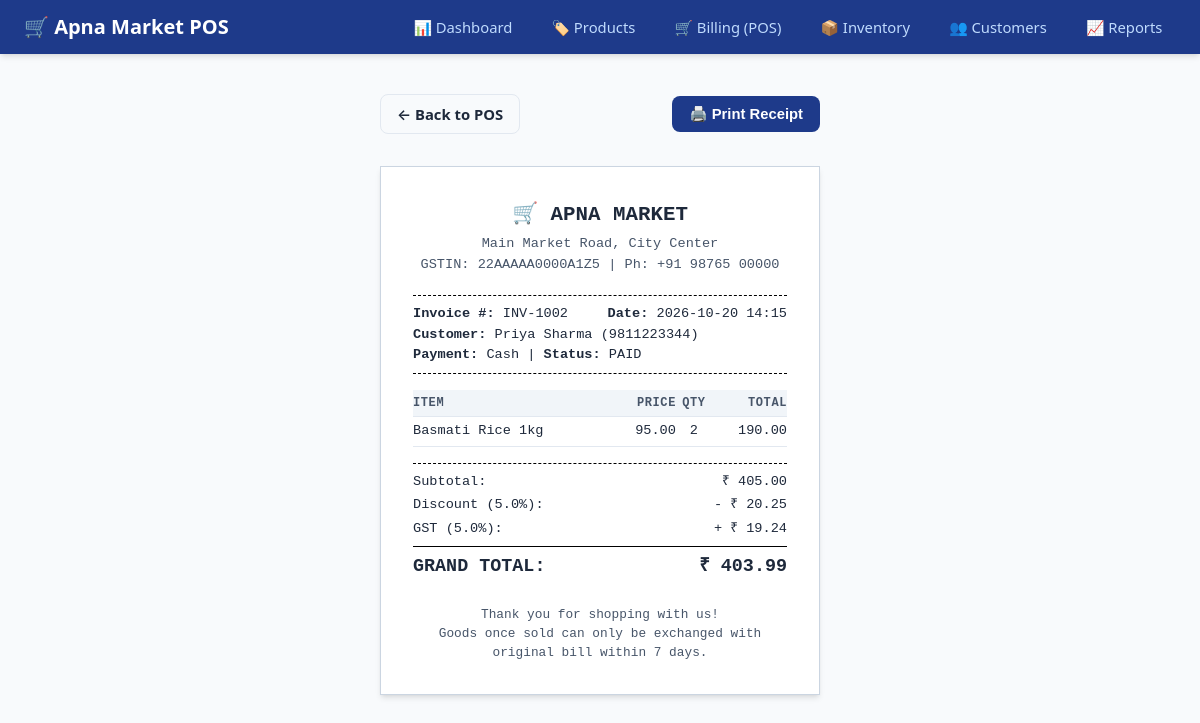
Page /receipt/2 on the committed database.
### tables this page shows
CREATE TABLE sales (
            id INTEGER PRIMARY KEY AUTOINCREMENT,
            invoice_no TEXT UNIQUE NOT NULL,
            customer_id INTEGER,
            customer_name TEXT,
            customer_phone TEXT,
            subtotal REAL NOT NULL,
            discount_pct REAL DEFAULT 0.0,
            discount_amt REAL DEFAULT 0.0,
            gst_pct REAL DEFAULT 0.0,
            gst_amt REAL DEFAULT 0.0,
            grand_total REAL NOT NULL,
            payment_method TEXT DEFAULT 'Cash',
            cashier TEXT DEFAULT 'Admin',
            sold_at TEXT NOT NULL
        );

CREATE TABLE sale_items (
            id INTEGER PRIMARY KEY AUTOINCREMENT,
            sale_id INTEGER NOT NULL,
            product_id INTEGER NOT NULL,
            sku TEXT,
            product_name TEXT NOT NULL,
            cost_price REAL NOT NULL,
            unit_price REAL NOT NULL,
            qty INTEGER NOT NULL,
            line_total REAL NOT NULL,
            FOREIGN KEY (sale_id) REFERENCES sales(id)
        );

### pos-system/app.py (the view)
@app.route('/receipt/<int:sale_id>')
def receipt(sale_id):
    db = get_db()
    sale = db.execute("SELECT * FROM sales WHERE id = ?", (sale_id,)).fetchone()
    if not sale:
        flash("Receipt / Sale not found.", "warning")
        return redirect(url_for('dashboard'))
    items = db.execute("SELECT * FROM sale_items WHERE sale_id = ?", (sale_id,)).fetchall()
    return render_template('receipt.html', sale=sale, items=items)

### pos-system/app.py (called while the page is built)
def get_db():
    if 'db' not in g:
        g.db = sqlite3.connect(app.config['DATABASE'])
        g.db.row_factory = sqlite3.Row
        g.db.execute("PRAGMA foreign_keys = ON")
    return g.db

### pos-system/templates/receipt.html (shortened to what this page needs)
{% extends "base.html" %}
{% block content %}
<div class="no-print" style="display: flex; justify-content: space-between; align-items: center; max-width: 440px; margin: 1rem auto;">
  <a href="{{ url_for('billing') }}" class="btn btn-outline">← Back to POS</a>
  <button type="button" class="btn btn-primary" onclick="window.print()">🖨️ Print Receipt</button>
</div>
<div class="receipt-wrapper">
  <div style="text-align: center; margin-bottom: 1.25rem;">
    <h2 style="font-size: 1.3rem; margin-bottom: 0.25rem;">🛒 APNA MARKET</h2>
    <p style="font-size: 0.85rem; color: #475569;">
      Main Market Road, City Center<br>
      GSTIN: 22AAAAA0000A1Z5 | Ph: +91 98765 00000
    </p>
  </div>
  <div style="border-top: 1px dashed #000; border-bottom: 1px dashed #000; padding: 0.5rem 0; font-size: 0.85rem; margin-bottom: 1rem;">
    <div style="display: flex; justify-content: space-between;">
      <span><strong>Invoice #:</strong> {{ sale.invoice_no }}</span>
      <span><strong>Date:</strong> {{ sale.sold_at[:16] }}</span>
    </div>
    <div><strong>Customer:</strong> {{ sale.customer_name }} ({{ sale.customer_phone }})</div>
    <div><strong>Payment:</strong> {{ sale.payment_method }} | <strong>Status:</strong> PAID</div>
  </div>
  <table style="width: 100%; border-collapse: collapse; font-size: 0.85rem; margin-bottom: 1rem;">
    <thead>
      <tr style="border-bottom: 1px solid #000;">
        <th style="padding: 4px 0; text-align: left;">Item</th>
        <th style="padding: 4px 0; text-align: right;">Price</th>
        <th style="padding: 4px 0; text-align: center;">Qty</th>
        <th style="padding: 4px 0; text-align: right;">Total</th>
      </tr>
    </thead>
    <tbody>
      {% for item in items %}
        <tr>
          <td style="padding: 4px 0;">{{ item.product_name }}</td>
          <td style="padding: 4px 0; text-align: right;">{{ "%.2f"|format(item.unit_price) }}</td>
          <td style="padding: 4px 0; text-align: center;">{{ item.qty }}</td>
          <td style="padding: 4px 0; text-align: right;">{{ "%.2f"|format(item.line_total) }}</td>
        </tr>
      {% endfor %}
    </tbody>
  </table>
  <div style="border-top: 1px dashed #000; padding-top: 0.5rem; font-size: 0.85rem;">
    <div style="display: flex; justify-content: space-between; margin-bottom: 0.2rem;">
      <span>Subtotal:</span>
      <span>₹ {{ "%.2f"|format(sale.subtotal) }}</span>
    </div>
    {% if sale.discount_amt > 0 %}
      <div style="display: flex; justify-content: space-between; margin-bottom: 0.2rem;">
        <span>Discount ({{ sale.discount_pct }}%):</span>
        <span>- ₹ {{ "%.2f"|format(sale.discount_amt) }}</span>
      </div>
    {% endif %}
    {% if sale.gst_amt > 0 %}
      <div style="display: flex; justify-content: space-between; margin-bottom: 0.2rem;">
        <span>GST ({{ sale.gst_pct }}%):</span>
        <span>+ ₹ {{ "%.2f"|format(sale.gst_amt) }}</span>
      </div>
    {% endif %}
    <div style="display: flex; justify-content: space-between; font-size: 1.15rem; font-weight: bold; border-top: 1px solid #000; padding-top: 0.4rem; margin-top: 0.4rem;">
      <span>GRAND TOTAL:</span>
      <span>₹ {{ "%.2f"|format(sale.grand_total) }}</span>
    </div>
  </div>
  <div style="text-align: center; margin-top: 1.5rem; font-size: 0.8rem; color: #475569;">
    <p>Thank you for shopping with us!</p>
    <p>Goods once sold can only be exchanged with original bill within 7 days.</p>
  </div>
</div>
{% endblock %}

### pos-system/static/style.css (style rules this page uses)
:root { --primary: #1e3a8a; --primary-hover: #1d4ed8; --primary-light: #eff6ff; --secondary: #0f172a; --accent: #2563eb; --success: #16a34a; --success-bg: #dcfce7; --danger: #dc2626; --danger-bg: #fee2e2; --warning: #d97706; --warning-bg: #fef3c7; --bg: #f8fafc; --surface: #ffffff; --border: #e2e8f0; --text: #1e293b; --text-muted: #64748b; --radius: 8px; --shadow-sm: 0 1px 3px rgba(0,0,0,0.07); --shadow-md: 0 4px 6px -1px rgba(0,0,0,0.1), 0 2px 4px -2px rgba(0,0,0,0.08); }
*, *::before, *::after { box-sizing: border-box; margin: 0; padding: 0; }
body { font-family: system-ui, -apple-system, BlinkMacSystemFont, "Segoe UI", Roboto, sans-serif; background-color: var(--bg); color: var(--text); line-height: 1.5; min-height: 100vh; display: flex; flex-direction: column; }
table { width: 100%; border-collapse: collapse; text-align: left; font-size: 0.925rem; }
thead { background: #f1f5f9; position: sticky; inset-block-start: 0; z-index: 10; }
th, td { padding: 0.75rem 1rem; border-bottom: 1px solid var(--border); }
th { font-weight: 600; color: #475569; text-transform: uppercase; font-size: 0.75rem; letter-spacing: 0.05em; }
.btn { display: inline-flex; align-items: center; justify-content: center; gap: 0.35rem; padding: 0.5rem 1rem; font-size: 0.925rem; font-weight: 600; border-radius: var(--radius); border: 1px solid transparent; cursor: pointer; text-decoration: none; transition: all 0.15s ease-in-out; }
.btn-primary { background: var(--primary); color: white; }
.btn-outline { background: transparent; border-color: var(--border); color: var(--text); }
.receipt-wrapper { max-width: 440px; margin: 2rem auto; background: white; border: 1px solid #cbd5e1; padding: 2rem; box-shadow: var(--shadow-md); font-family: "Courier New", Courier, monospace; }

### rows in the picture
sales: invoice_no "INV-1002", sold_at "2026-10-20 14:15", customer_name "Priya Sharma", customer_phone "9811223344", payment_method "Cash", subtotal "405.00", discount_pct "5.0", discount_amt "20.25", gst_pct "5.0", gst_amt "19.24", grand_total "403.99"
sale_items: product_name "Basmati Rice 1kg", unit_price "95.00", qty "2", line_total "190.00"
